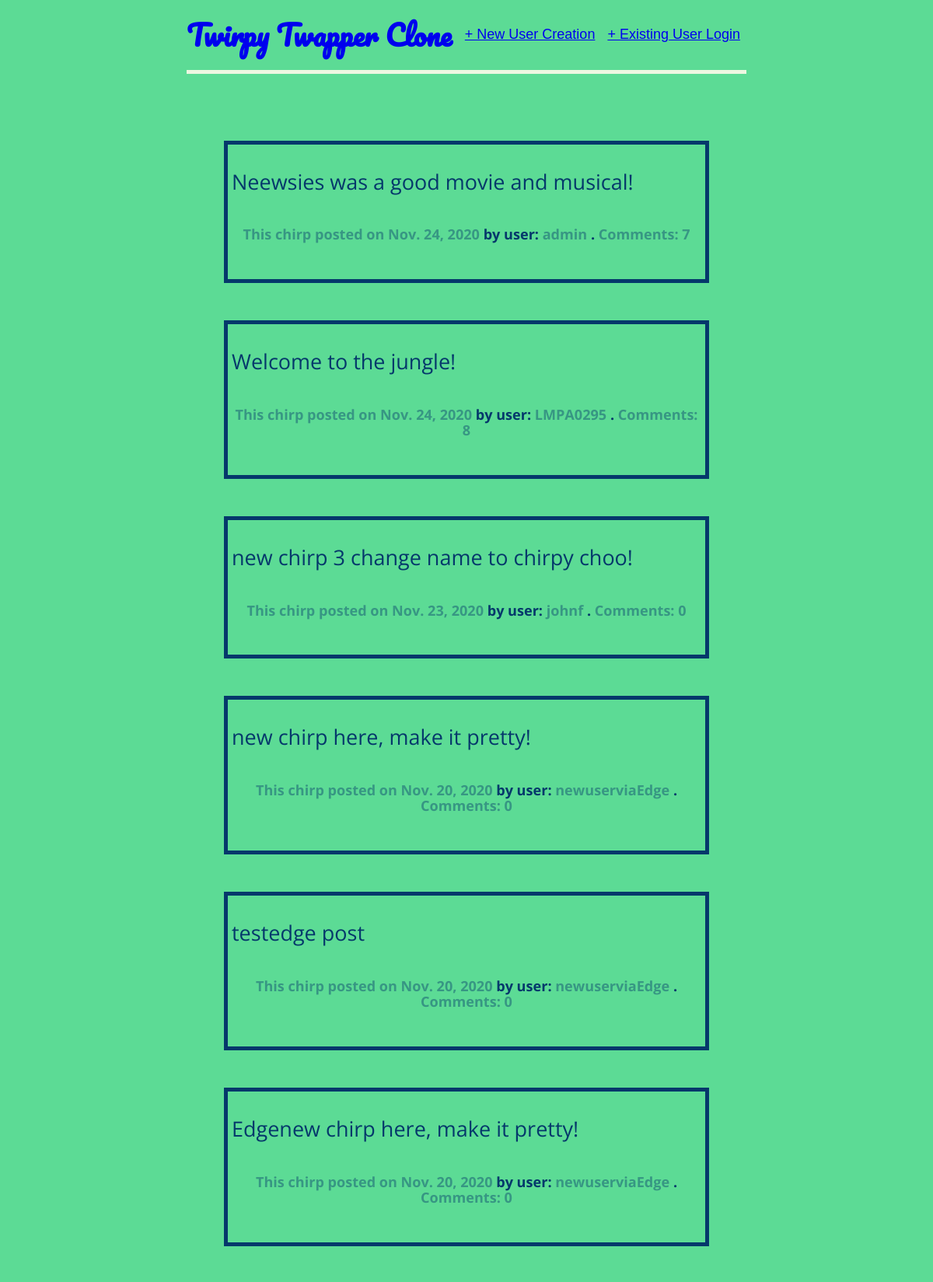
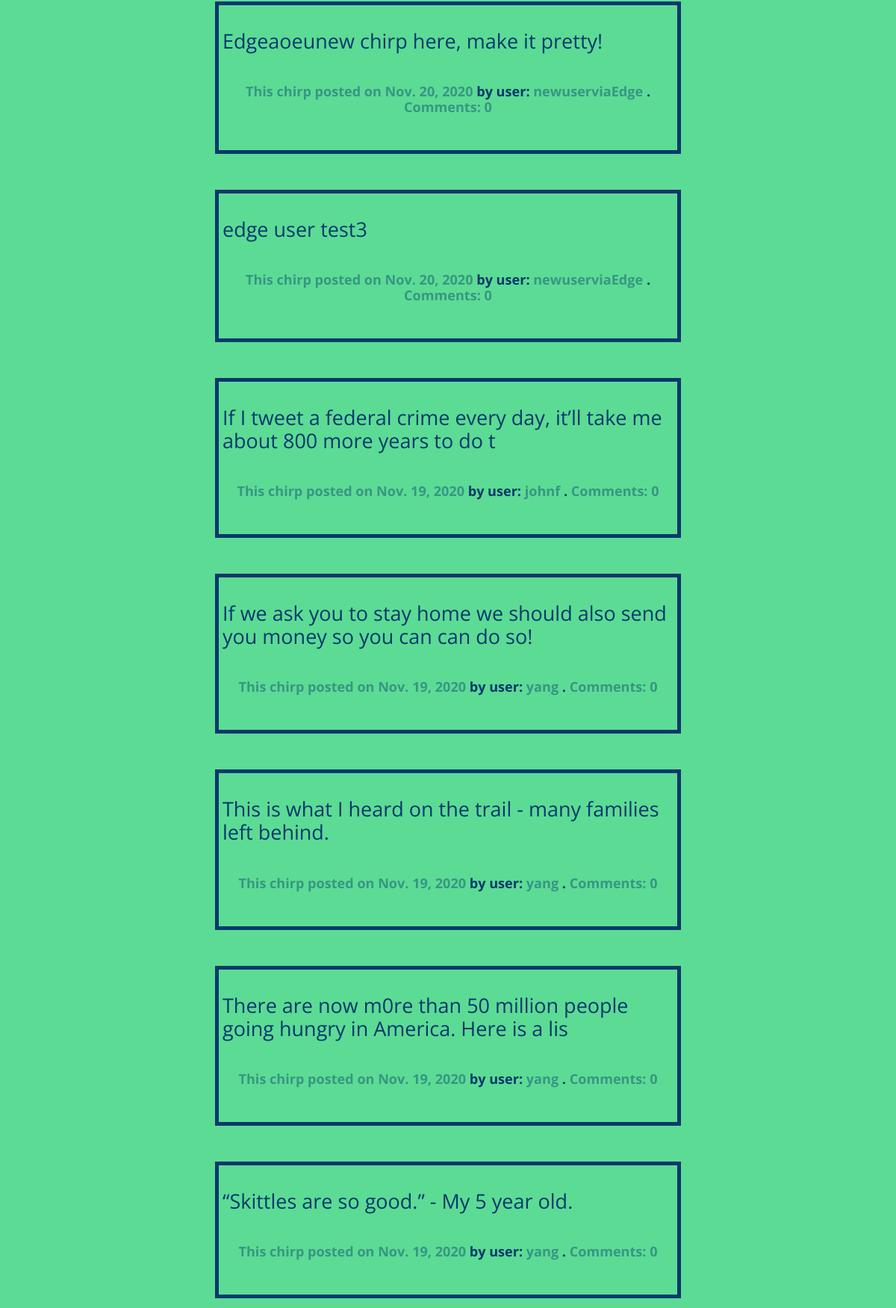
The page / (upper part) on the database its author committed (2 pictures, top to bottom).
### posts_app/models.py (models this page shows, shortened)
class Post(models.Model):
    post_text = models.CharField(max_length=80)
    author = models.ForeignKey('auth.User', on_delete=models.CASCADE)
    created = models.DateField(auto_now_add=True)
    updated = models.DateField(auto_now=True) # useful, lookup
    class Meta:
        ordering = ['-created']

### posts_app/views.py (the view)
# urls.py: path('', views.PostListView.as_view(), name='home'),
class PostListView(ListView):
    model = Post
    template_name = 'home.html'

### templates/home.html (shortened to what this page needs)
{% extends 'base.html' %}
{% block content %}
    <br>
    {% for post in object_list %}
        <div class="chirp">
            <p> {{ post.post_text | linebreaks }} </p>
            <h6>
              <a href="{% url 'posts_app:detail' post.pk %}">This chirp posted on {{ post.created }}</a> by user: <a href="{% url 'users_app:profile' post.author.username %}">{{ post.author.username }} </a> .
              <a href="{% url 'posts_app:detail' post.pk %}">Comments: {{ post.comments.count }}</a>
            </h6>
        </div>
    {% endfor %}
    <br>
{% endblock content %}

### static/css/main.css (style rules this page uses)
h1, h2, h3 , h4, h5, h6 { text-align: center; }
body { font-family: 'Libre Franklin', sans-serif; font-size: 18px; background-color: #5CDB95; color: #05386B; margin-left: 5%; margin-right: 5%; }
.chirp { font-family: 'Open Sans', sans-serif; font-size: 150%; margin: 3rem; padding: 5px; border: 5px solid #05386B; }
.chirp h6 a, .chirp h6 a:visited { text-decoration: none; color: #379683; }
.chirp p { font-weight: 400; }
@media (min-width: 700px) { body { margin-left: 15%; margin-right: 15%; } }
@media (min-width: 1000px) { body { margin-left: 20%; margin-right: 20%; } }

### rows shown on the page
Post: post_text "Neewsies was a good movie and musical!", created "Nov. 24, 2020", author.username "admin", comments.count "7"
Post: post_text "Welcome to the jungle!", created "Nov. 24, 2020", author.username "LMPA0295", comments.count "8"
Post: post_text "new chirp 3 change name to chirpy choo!", created "Nov. 23, 2020", author.username "johnf", comments.count "0"
Post: post_text "new chirp here, make it pretty!", created "Nov. 20, 2020", author.username "newuserviaEdge", comments.count "0"
Post: post_text "testedge post", created "Nov. 20, 2020", author.username "newuserviaEdge", comments.count "0"
Post: post_text "Edgenew chirp here, make it pretty!", created "Nov. 20, 2020", author.username "newuserviaEdge", comments.count "0"
Post: post_text "Edgeaoeunew chirp here, make it pretty!", created "Nov. 20, 2020", author.username "newuserviaEdge", comments.count "0"
Post: post_text "edge user test3", created "Nov. 20, 2020", author.username "newuserviaEdge", comments.count "0"
Post: post_text "If I tweet a federal crime every day, it’ll take me about 800 more years to do t", created "Nov. 19, 2020", author.username "johnf", comments.count "0"
Post: post_text "If we ask you to stay home we should also send you money so you can can do so!", created "Nov. 19, 2020", author.username "yang", comments.count "0"
Post: post_text "This is what I heard on the trail - many families left behind.", created "Nov. 19, 2020", author.username "yang", comments.count "0"
Post: post_text "There are now m0re than 50 million people going hungry in America. Here is a lis", created "Nov. 19, 2020", author.username "yang", comments.count "0"
Post: post_text "“Skittles are so good.” - My 5 year old.", created "Nov. 19, 2020", author.username "yang", comments.count "0"
